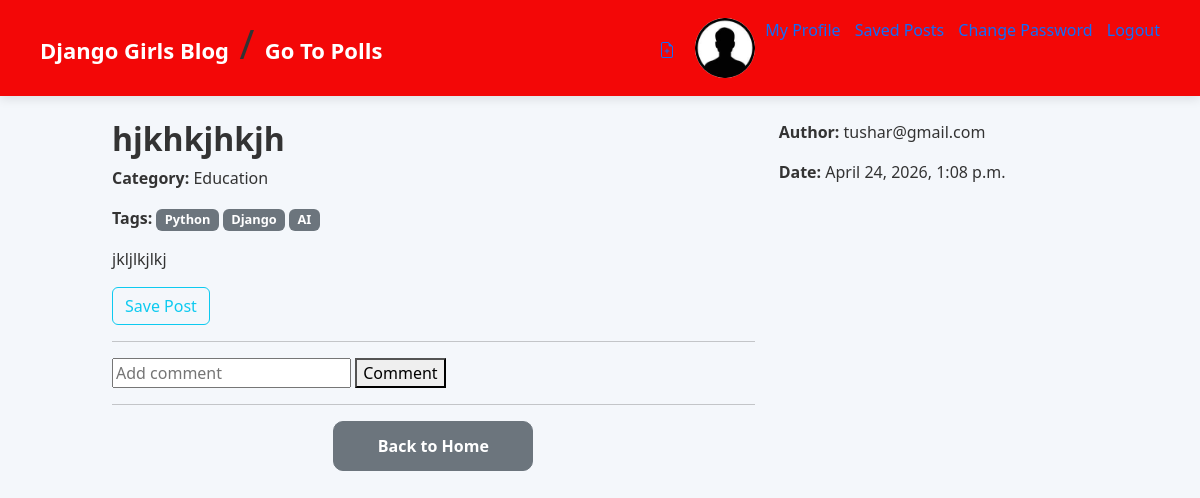
Page /post_detail/172/ (signed in) on the committed database.
### blog/models.py (models this page shows, shortened)
class Post(models.Model):
    author = models.ForeignKey(
        settings.AUTH_USER_MODEL,
        on_delete=models.CASCADE,
    )
    title = models.CharField(max_length=200)
    image = models.ImageField(upload_to="profile_pics/", null=True, blank=True)
    thumbnail_image = models.ImageField(upload_to="profile_pics/", null=True, blank=True)
    text = models.TextField()
    created_date = models.DateTimeField(auto_now_add=True)
    published_date = models.DateTimeField(null=True, blank=True,default=timezone.now)
    category = models.ForeignKey(
        Category,
        on_delete=models.SET_NULL,
        null=True,
        blank=True,
        related_name="posts"
    )
    tags = models.ManyToManyField(
        Tag,
        blank=True,
        related_name="posts"
    )
    is_private = models.BooleanField(default=False)
    like = models.ManyToManyField(User, related_name='blog_posts', blank=True)
    saved_post=models.ManyToManyField(User, related_name='blog_savedPosts', blank=True)
    pin_post= models.ManyToManyField(User,blank=True,related_name='blog_posts_pin_post')

class Category(models.Model):
    name = models.CharField(max_length=100)
    def __str__(self):
        return self.name

class Tag(models.Model):
    name = models.CharField(max_length=50)

class User(AbstractUser):
    username=None# remove username field
    email = models.EmailField(unique=True)
    first_name = models.CharField(max_length=30)
    last_name = models.CharField(max_length=30)
    image = models.ImageField(upload_to="profile_pics/", null=True, blank=True)
    phone = models.CharField(
        max_length=15,
        validators=[phone_validator]
    )
    USERNAME_FIELD = "email"
    REQUIRED_FIELDS = []
    objects = UserManager()
    def __str__(self):
        return self.email

### blog/views.py (the view, shortened to what this page needs)
# urls.py: path("post_detail/<int:pk>/",views.post_detail,name="post_detail"),
def post_detail(request, pk):
    post = get_object_or_404(Post, pk=pk)
    likes=post.like.count()
    print(likes)
    categories = Category.objects.all()
    tags = Tag.objects.all()
    form = PostForm(instance=post)
    is_today = post.created_date.date() == timezone.now().date()
    return render(request, "blog/blog_detail.html", {
        "post": post,
        "today": is_today,
        "category": categories,
        "tags": tags,
        "form": form
    })

### blog/form.py (shortened to what this page needs)
class PostForm(forms.ModelForm):
    title = forms.CharField(strip=False)
    text = forms.CharField(strip=False)
    class Meta:
        model = Post
        fields = ('title', 'text','category','tags','image','thumbnail_image','is_private')
        widgets = {
            "title": forms.TextInput(attrs={"class": "form-control"}),
            "text": forms.Textarea(attrs={"class": "form-control"}),
            "category": forms.Select(attrs={"class": "form-control"}),
            "tags": forms.SelectMultiple(attrs={"class": "form-control"}),
            "image": forms.ClearableFileInput(attrs={"class": "form-control"}),
            "thumbnail_image": forms.ClearableFileInput(attrs={"class": "form-control"}),
            "is_private": forms.CheckboxInput(attrs={"class": "form-check-input"}),
        }

### blog/templates/blog/blog_detail.html (shortened to what this page needs)
{% extends 'blog/base.html' %} {% block content %}
<div class="row">
  <div class="col-md-8">
    <h2>{{ post.title }}</h2>
    <p><strong>Category:</strong> {{ post.category }}</p>
    <p>
      <strong>Tags:</strong>
      {% for tag in post.tags.all %}
      <span class="badge bg-secondary">{{ tag.name }}</span>
      {% endfor %}
    </p>
    <p>{{ post.text }}</p>
    {% if request.user.is_authenticated %}
    <div class="mb-3">
      <a href="{% url 'save_post' pk=post.pk %}" class="btn btn-outline-info">
        {% if request.user in post.saved_post.all %}Unsave Post{% else %}Save
        Post{% endif %}
      </a>
    </div>
    {% endif %}
    <hr />
    {% if request.user.is_authenticated %}
    <form method="POST">
      <input type="text" name="comment" placeholder="Add comment" />
      <button type="submit">Comment</button>
    </form>
    {% endif %}
    <hr />
    <a href="{% url 'homeApp' %}" class="btn btn-secondary mt-3">
      Back to Home
    </a>
  </div>
  <div class="col-md-4">
    <p><strong>Author:</strong> {{ post.author }}</p>
    <p><strong>Date:</strong> {{ post.created_date }}</p>
  </div>
</div>
{% endblock %}

### blog/static/css/blog.css (style rules this page uses)
body { margin: 0; font-family: "Segoe UI", Tahoma, Geneva, Verdana, sans-serif; background: #f4f7fb; color: #333; }
a { text-decoration: none; }
.badge { cursor: pointer; }
h2 { font-weight: 600; }
.badge { font-size: 0.8rem; }
.row { max-width: 1000px; margin: auto; }
.btn-secondary { display: block; width: 200px; margin: 30px auto; text-align: center; padding: 12px; border-radius: 10px; background: #6c757d; color: white; font-weight: 600; transition: .25s; }

### rows in the picture
Post: title "hjkhkjhkjh", category "Education", text "jkljlkjlkj", author "tushar@gmail.com", created_date "April 24, 2026, 1:08 p.m."
Tag: name "Python"
Tag: name "Django"
Tag: name "AI"
